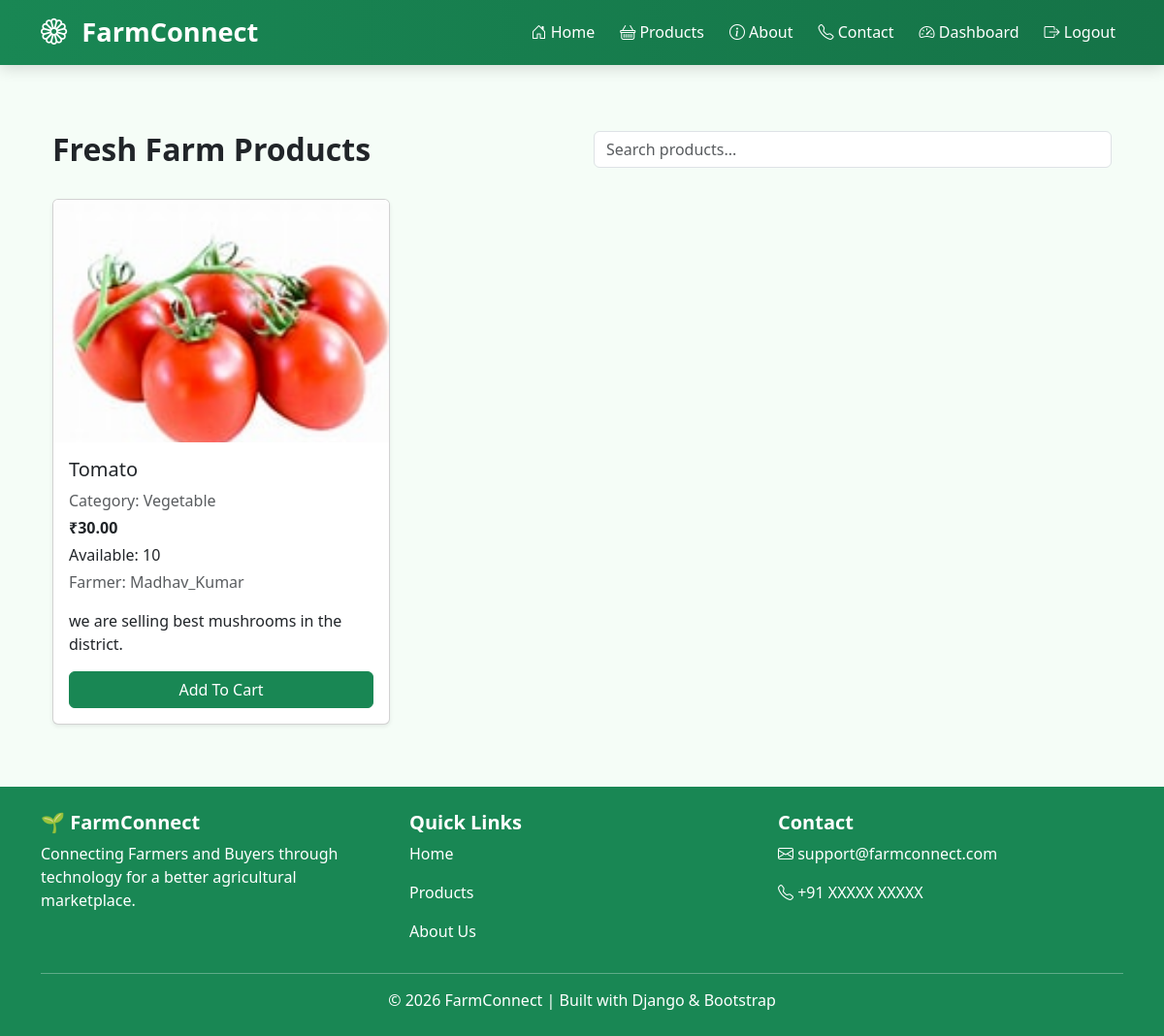
/my-products/ (signed in), run on the app's committed database.
### products/models.py (models this page shows, shortened)
class Product(models.Model):
    farmer = models.ForeignKey(
        settings.AUTH_USER_MODEL,
        on_delete=models.CASCADE
    )
    name = models.CharField(max_length=100)
    category = models.CharField(max_length=100)
    price = models.DecimalField(
        max_digits=10,
        decimal_places=2
    )
    quantity = models.IntegerField()
    description = models.TextField()
    image = models.ImageField(
        upload_to='products/',
        blank=True,
        null=True
    )
    created_at = models.DateTimeField(
        auto_now_add=True
    )

### accounts/models.py (models this page shows, shortened)
class User(AbstractUser):
    ROLE_CHOICES = (
        ('farmer', 'Farmer'),
        ('customer', 'Customer'),
    )
    role = models.CharField(
        max_length=20,
        choices=ROLE_CHOICES
    )
    phone = models.CharField(
        max_length=15,
        blank=True,
        null=True
    )
    address = models.TextField(
        blank=True,
        null=True
    )

### products/views.py (the view)
@login_required(login_url='login')
def product_list(request):
    products = Product.objects.filter(
        farmer=request.user
    )
    return render(
        request,
        'products/product_list.html',
        {'products': products}
    )

### products/templates/products/product_list.html
{% extends 'base.html' %}
{% block content %}
<div class="container mt-5">
    <div class="row mb-4">
        <div class="col-md-6">
            <h2 class="fw-bold">
                Fresh Farm Products
            </h2>
        </div>
        <div class="col-md-6">
            <form method="GET">
                <input
                    type="text"
                    name="search"
                    class="form-control"
                    placeholder="Search products..."
                    value="{{ request.GET.search }}">
            </form>
        </div>
    </div>
    <div class="row">
        {% for product in products %}
        <div class="col-md-4 mb-4">
            <div class="card shadow-sm h-100">
                {% if product.image %}
                <img
                    src="{{ product.image.url }}"
                    class="card-img-top"
                    style="height:250px; object-fit:cover;">
                {% else %}
                <img
                    src="https://via.placeholder.com/400x250"
                    class="card-img-top">
                {% endif %}
                <div class="card-body d-flex flex-column">
                    <h5 class="card-title">
                        {{ product.name }}
                    </h5>
                    <p class="text-muted mb-1">
                        Category:
                        {{ product.category }}
                    </p>
                    <p class="mb-1">
                        <strong>
                            ₹{{ product.price }}
                        </strong>
                    </p>
                    <p class="mb-1">
                        Available:
                        {{ product.quantity }}
                    </p>
                    <p class="text-muted">
                        Farmer:
                        {{ product.farmer.username }}
                    </p>
                    <p class="card-text">
                        {{ product.description|truncatewords:15 }}
                    </p>
                    <div class="mt-auto">
                        <a
                            href="#"
                            class="btn btn-success w-100">
                            Add To Cart
                        </a>
                    </div>
                </div>
            </div>
        </div>
        {% empty %}
        <div class="col-12">
            <div class="alert alert-warning text-center">
                No Products Available
            </div>
        </div>
        {% endfor %}
    </div>
</div>
{% endblock %}

### templates/base.html (style rules this page uses)
body { background-color:#f5fdf7; min-height:100vh; display:flex; flex-direction:column; font-family:'Segoe UI',sans-serif; }

### data on the page
Product: image (picture), name "Tomato", category "Vegetable", price "30.00", quantity "10", farmer.username "Madhav_Kumar", description "we are selling best mushrooms in the district."
